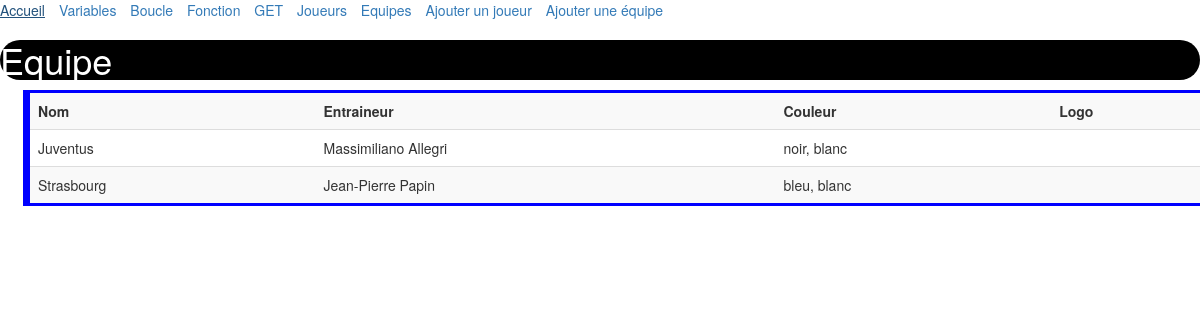
Page /equipes.php on the committed database.
### tables this page shows
CREATE TABLE `equipe` (
  `id` int(11) NOT NULL,
  `nom` varchar(255) NOT NULL,
  `entraineur` varchar(255) NOT NULL,
  `couleurs` varchar(255) NOT NULL
);

### includes/equipe.inc.php (the view, shortened to what this page needs)
<?php
function getTeams(){
	$db=connect();
	$query=$db -> prepare('SELECT * FROM equipe');
	$query->execute();
	return $query->fetchAll();
}
function tableFormat($teams){
	$output='<table class="table table-striped equipe">';
	$output .='<tr><th>Nom</th><th>Entraineur</th><th>Couleur</th><th>Logo</th></tr>';
	foreach($teams as $team){
	$output.= '<tr>';
	$output.='<td>' . $team["nom"] . ' ' .' </td>';
	$output.='<td>' . $team["entraineur"]. ' ' .'</td>';
	$output.='<td>' . $team["couleurs"]. ' ' .'</td>';
	$output.='<td><img src="'.$team["logo"].'"></td>';
	$output.= '</tr>';
	}
	$output.='</table>';
	return $output;
}
?>

### css/styles.css (style rules this page uses)
table { border: 3px blue solid; margin-left: 23px; border-collapse: collapse; border-left-width:7px; }
td { border: 20px; padding: 7px; }

### rows in the picture
equipe: nom "Juventus", entraineur "Massimiliano Allegri", couleurs "noir, blanc"
equipe: nom "Strasbourg", entraineur "Jean-Pierre Papin", couleurs "bleu, blanc"

### other values in the picture
$menu['label'] "Accueil"
$menu['label'] "Variables"
$menu['label'] "Boucle"
$menu['label'] "Fonction"
$menu['label'] "GET"
$menu['label'] "Joueurs"
$menu['label'] "Equipes"
$menu['label'] "Ajouter un joueur"
$menu['label'] "Ajouter une équipe"
